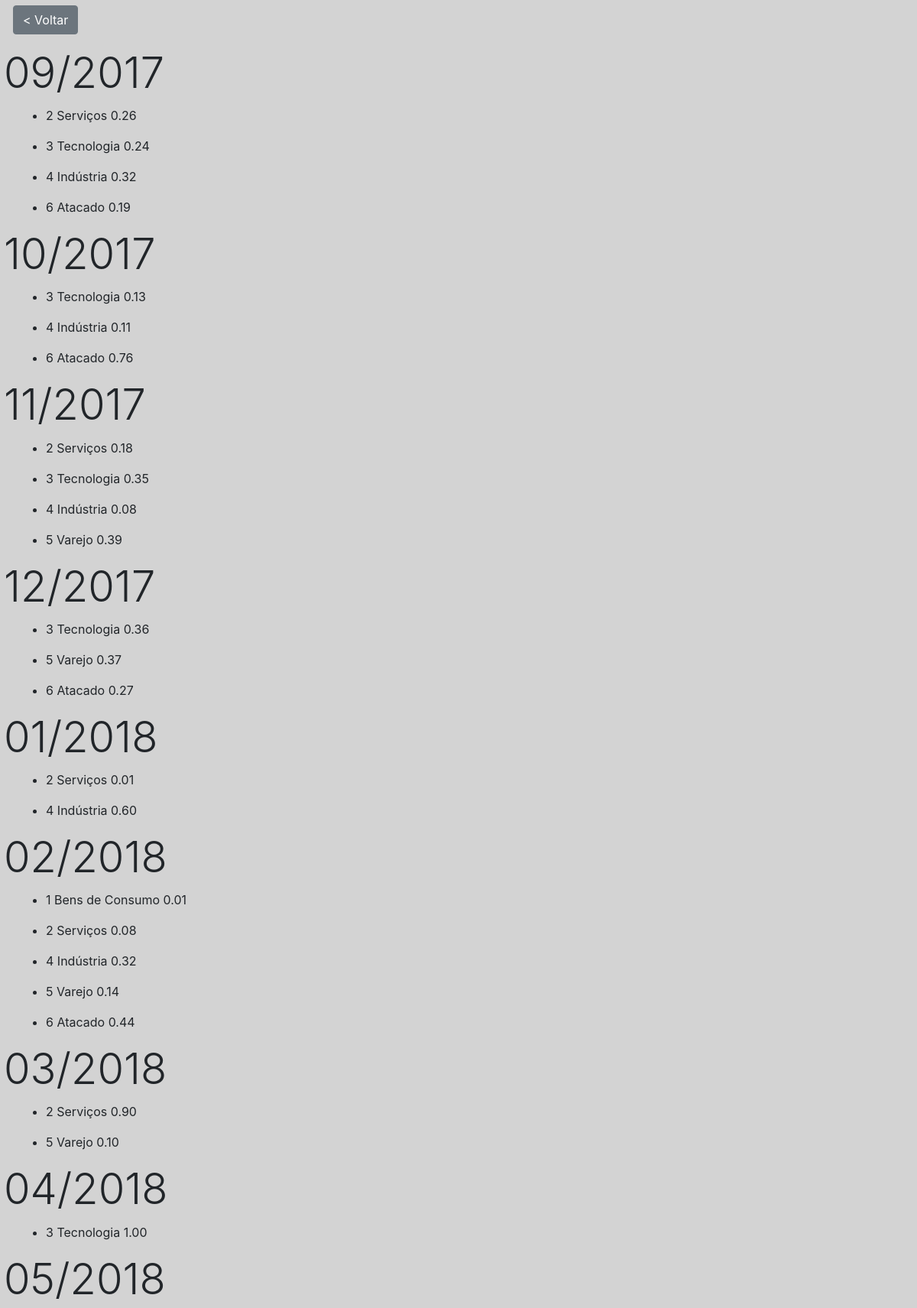
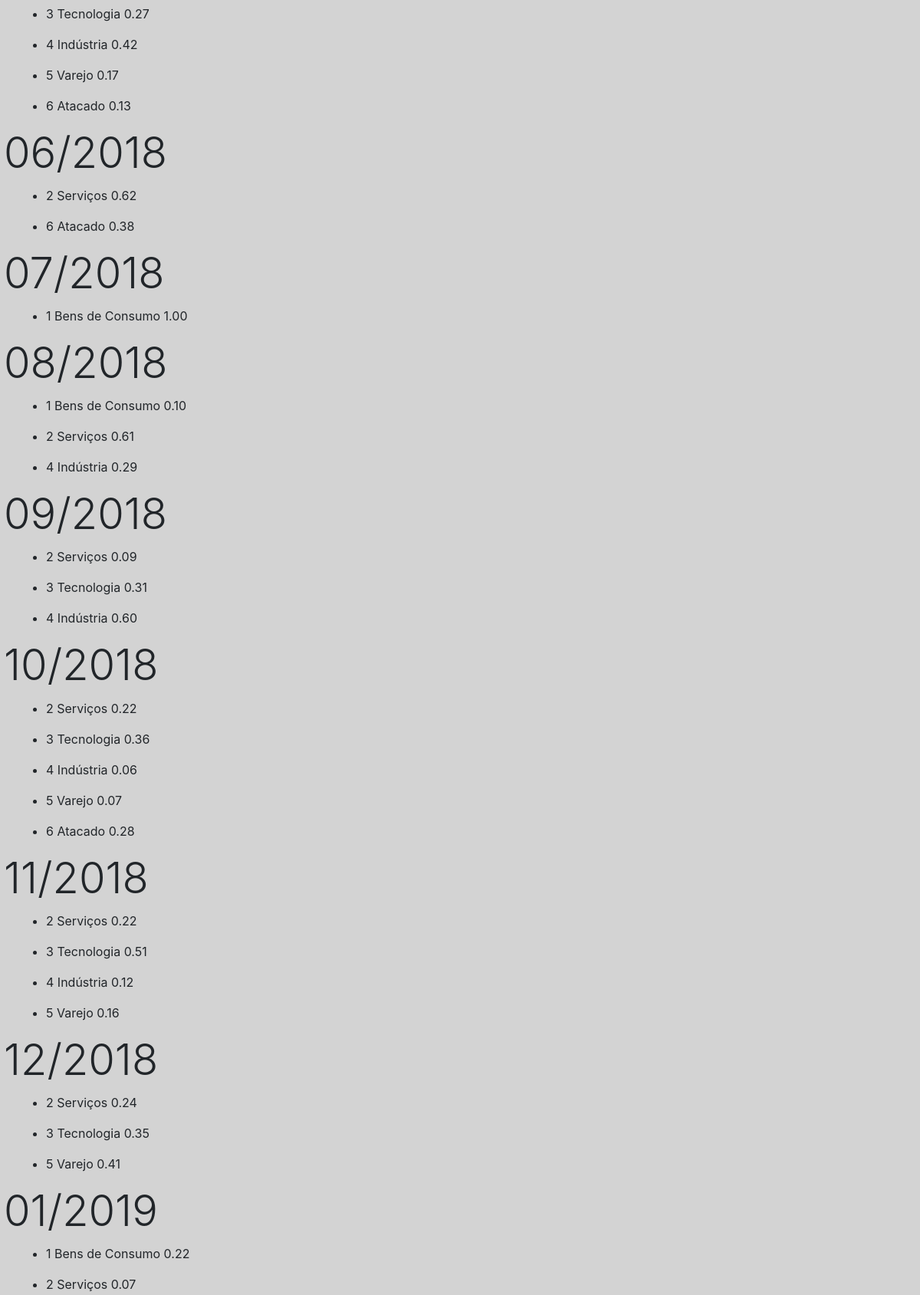
The page /output_2/ (upper part) on the database its author committed (2 pictures, top to bottom).
### tables this page shows
CREATE TABLE sectors (sectorKey text,sector text);

### app.py (the view)
@app.route('/output_2/')
def second_output():
    sectors = per_sector()
    previous_month = ['']
    return render_template('second.html', sectors=sectors, previous_month=previous_month)

### conn.py (called while the page is built)
    def __enter__(self):
        self.connection = sqlite3.connect(self.host)
        cursor = self.connection.cursor()
        return cursor

    def __exit__(self, _, __ ,___):
        self.connection.commit()
        self.connection.close()

### functions/data_processors.py (called while the page is built)
def group_data(data):
    sums = defaultdict(int)
    for amount, in_common_element, *other_info in data:
        amount_number = int(amount)
        sums[in_common_element] += amount_number
    return sums

def remove_day(content):
    content_formated = []
    for date, amount, *other_info in content:
        _ = datetime.strptime(date, "%m/%d/%Y")
        new_date = _.strftime("%m/%Y")
        formated = [amount, new_date, *other_info]
        content_formated.append(tuple(formated))
    return content_formated

### templates/second.html (shortened to what this page needs)
<!DOCTYPE html>
<html lang="en">
<head>
    <link rel="stylesheet" href="https://stackpath.bootstrapcdn.com/bootstrap/4.4.1/css/bootstrap.min.css">
    <link rel="stylesheet" href="{{ url_for('static', filename='styles/styles.css') }}">
</head>
<body>
<form action="/">
            <button id="back_2" type="submit" class="btn btn-secondary">< Voltar</button>
        </form>
    {% for key, name, formated_pct, month in sectors %}
        {% if previous_month[0] != month %}
            <h4 class="display-4">{{month if month}}</h4>
        {% endif %}
        <ul>
            <li>{{key}} {{name}} {{formated_pct}}</li>
        </ul>
    {% endfor %}
</body>
</html>

### static/styles/styles.css (style rules this page uses)
.display-3, .display-4 { margin: 10px; margin-left: 5px ; }
form { display: inline; margin: 10px; }
body { background-color: lightgrey; }
li { margin-left: 20px; }
#back_1, #back_2 { margin:7px; }

### rows shown on the page
sectors: month "09/2017", sectorKey "2", sector "Serviços", formated_pct "0.26", month "11/2017", formated_pct "0.18", month "01/2018", formated_pct "0.01", formated_pct "0.08", month "03/2018", formated_pct "0.90", month "06/2018", formated_pct "0.62", formated_pct "0.61", month "09/2018", formated_pct "0.09", month "10/2018", formated_pct "0.22", month "11/2018", month "12/2018", formated_pct "0.24", formated_pct "0.07"
sectors: sectorKey "3", sector "Tecnologia", formated_pct "0.24", month "10/2017", formated_pct "0.13", formated_pct "0.35", month "12/2017", formated_pct "0.36", month "04/2018", formated_pct "1.00", month "05/2018", formated_pct "0.27", formated_pct "0.31", formated_pct "0.51"
sectors: sectorKey "4", sector "Indústria", formated_pct "0.32", formated_pct "0.11", formated_pct "0.08", formated_pct "0.60", formated_pct "0.42", formated_pct "0.29", formated_pct "0.06", formated_pct "0.12"
sectors: sectorKey "6", sector "Atacado", formated_pct "0.19", formated_pct "0.76", formated_pct "0.27", formated_pct "0.44", formated_pct "0.13", formated_pct "0.38", formated_pct "0.28"
sectors: sectorKey "5", sector "Varejo", formated_pct "0.39", formated_pct "0.37", formated_pct "0.14", formated_pct "0.10", formated_pct "0.17", formated_pct "0.07", formated_pct "0.16", formated_pct "0.41"
sectors: month "02/2018", sectorKey "1", sector "Bens de Consumo", formated_pct "0.01", month "07/2018", formated_pct "1.00", month "08/2018", formated_pct "0.10", month "01/2019", formated_pct "0.22"
